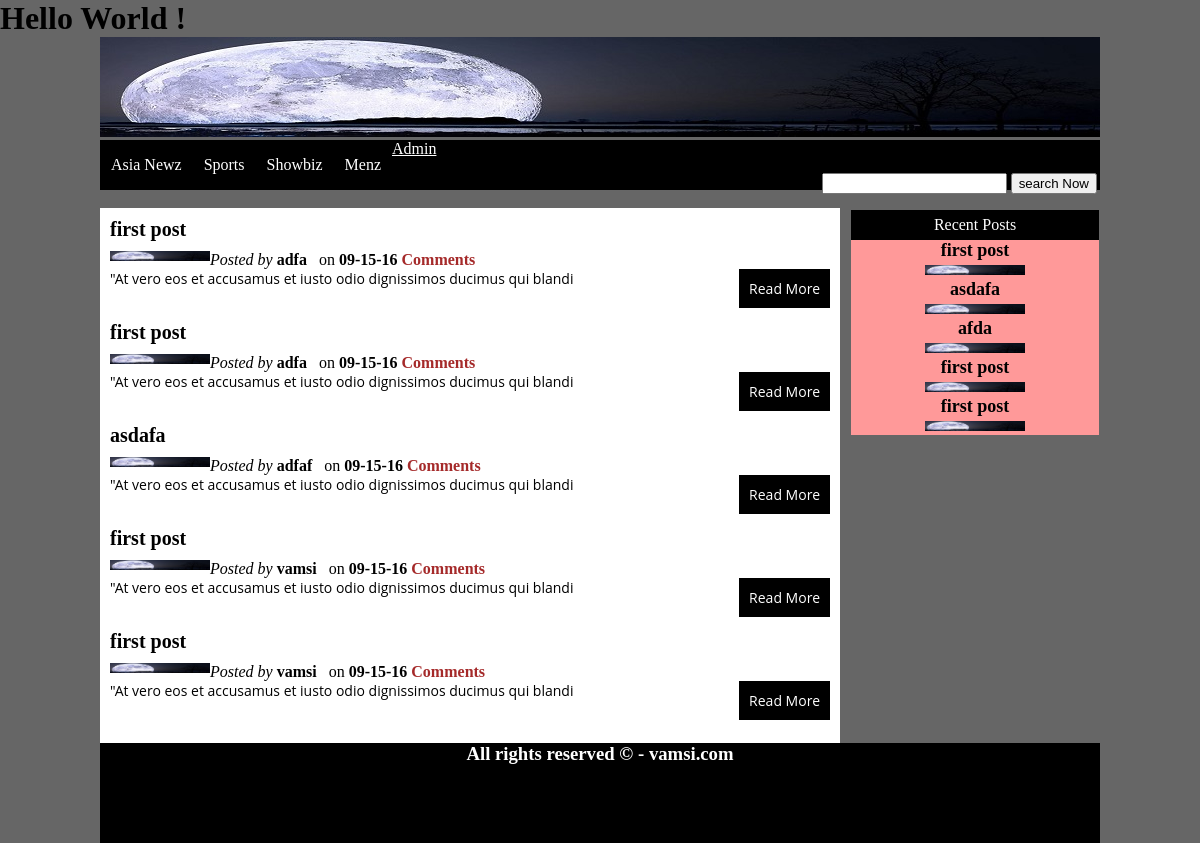
The page / on the database its author committed.
### tables this page shows
CREATE TABLE `categories` (
  `cat_id` int(5) NOT NULL,
  `cat_title` varchar(50) NOT NULL
);

CREATE TABLE `posts` (
  `post_id` int(11) NOT NULL,
  `category_id` int(11) NOT NULL,
  `post_title` varchar(111) NOT NULL,
  `post_date` varchar(111) NOT NULL,
  `post_author` varchar(111) NOT NULL,
  `post_keywords` text NOT NULL,
  `post_image` text NOT NULL,
  `post_content` text NOT NULL
);

### index.php (the view, shortened to what this page needs)
<!DOCTYPE html>
<html>
	<head>
		<link rel="stylesheet" href="styles/styles.css" media="all" />
	</head>
	<body>
		<h1>Hello World !</h1>
		<div  class="container">
			<div class="head">
                    <a href="index.php"><img src="images/header1.jpg" /></a>
			</div>
			<div class="navbar">
				<ul id="menu">
					<?php
						include_once('includes/connect.php');
						$get_cats="select * from categories";
					    $run_cats = mysqli_query($conn, $get_cats);
						while($cats_row=mysqli_fetch_array($run_cats)){
							$cat_id = $cats_row['cat_id'];
							$cat_title= $cats_row['cat_title'];
							echo "<li><a href='index.php?cat=$cat_id'>$cat_title</a></li>";
						}
					?>
				</ul>
				<a style="color:white" href="admin/index.php">Admin</a>
				<div>
					<form id="form" method="get" action="results.php" enctype="multipart/form-data">
						<input type="text" name="search_query" />
						<input type="submit" name="search" value="search Now" />
					</form>
				</div>
			</div>
			<div class="post_area">
				<?php
				if(!isset($_GET['cat'])){
					$get_posts= "select * FROM posts order by rand() LIMIT 0,5";
					$run_posts= mysqli_query($conn, $get_posts);
					while($row_posts=mysqli_fetch_array($run_posts)){
						$post_id = $row_posts['post_id'];
						$post_title = $row_posts['post_title'];
						$post_date = $row_posts['post_date'];
						$post_author = $row_posts['post_author'];
						$post_image = $row_posts['post_image'];
						$post_content = substr($row_posts['post_content'],0,200);
						echo "
							<h2><a id='l_title' href='details.php?post=$post_id'> $post_title</a></h2>
							<span><i>Posted by</i> <b>$post_author</b> &nbsp; on <b>$post_date</b></span> <span style='color:brown;'><b>Comments</b></span>
							<img src='admin/news_images/$post_image' width='100' height-'100'/>
							<div>$post_content <a id='rmlink' style='float:right;' href='details.php?post=$post_id'>Read More</a></div><br/>
						";
					}
					}
				?>
			</div>
			<div class="side_bar">
				<?php
					$get_posts= "select * FROM posts order by 1 desc LIMIT 0,5";
					$run_posts= mysqli_query($conn, $get_posts);
					echo "<div id='s_title'>Recent Posts</div>";
					while($row_posts=mysqli_fetch_array($run_posts)){
						$post_id = $row_posts['post_id'];
						$post_title = $row_posts['post_title'];
						$post_image = $row_posts['post_image'];
						echo "
						<div class='recent_posts'>
							<h2><a  href='details.php?post=$post_id'> $post_title</a></h2>
							<img src='admin/news_images/$post_image' width='100' height-'100'/>
					   </div>
						";
					}
				?>
			</div>
			<div class="footer"><h3 style="paddding:20px; text-align:center">All rights reserved &copy; - vamsi.com</h3></div>
		</div>
	</body>
</html>

### styles/styles.css (style rules this page uses)
html, body, div, span, applet, object, iframe, h1, h2, h3, h4, h5, h6, p, blockquote, pre, a, abbr, acronym, address, big, cite, code, del, dfn, em, img, ins, kbd, q, s, samp, small, strike, strong, sub, sup, tt, var, b, u, i, center, dl, dt, dd, ol, ul, li, fieldset, form, label, legend, table, caption, tbody, tfoot, thead, tr, th, td, article, aside, canvas, details, embed, figure, figcaption, footer, header, hgroup, menu, nav, output, ruby, section, summary, time, mark, audio, video { margin: 0; padding: 0; border: 0; vertical-align: baseline; }
.container { width: 1000px; margin: auto; }
.head { width: 1000px; height: 100px; background: #fff; }
body { background: #666; }
.navbar { width:1000px; height: 50px; background: black; color:white; margin-top:3px; margin-bottom: 15px; }
#menu { line-height: 50px; float:left; }
#menu li { list-style-type: none; display: inline; color: white; }
#menu a { text-decoration: none; font-family: "comic sans MS"; color:white; font-size:16px; padding: 6px; margin:5px; }
#form { float: right; line-height: 50px; margin-right: 3px; }
.post_area { clear: left; width:720px; background:white; float: left; margin-right: 10px; padding:10px; }
.post_area h2 { font-size: 20px; padding-bottom:10px; }
#l_title { text-decoration:none; font-size:20px; color:#000000; font-family:"Comic Sans MS"; }
.post_area img { padding:10px,10px,0,10px; float:left; }
.post_area p { margin:5px; text-align: justify; }
#rmlink { background:#000000; color:#FFFFFF; float:right; padding:10px; text-decoration:none; }
.side_bar { width:248px; background: #f99; float:right; border: solid 1px #666; }
.recent_posts { text-decoration: none; text-align: center; }
.recent_posts a { text-decoration: none; color:black; }
.recent_posts h2 { font-size:18px; }
#s_title { background:#000000; color:#FFFFFF; text-align: center; height: 30px; line-height:30px; border-top:solid 1px #666666; }
.footer { clear:both; width: 1000px; height: 100px; margin-top: 100px; background: black; color: white; }

### rows shown on the page
categories: cat_title "Asia Newz"
categories: cat_title "Sports"
categories: cat_title "Showbiz"
categories: cat_title "Menz"
posts: post_title "first post", post_author "adfa", post_date "09-15-16", post_image (picture), post_content "\"At vero eos et accusamus et iusto odio dignissimos ducimus qui blandi"
posts: post_title "first post", post_author "adfa", post_date "09-15-16", post_image (picture), post_content "\"At vero eos et accusamus et iusto odio dignissimos ducimus qui blandi"
posts: post_title "asdafa", post_author "adfaf", post_date "09-15-16", post_image (picture), post_content "\"At vero eos et accusamus et iusto odio dignissimos ducimus qui blandi"
posts: post_title "first post", post_author "vamsi", post_date "09-15-16", post_image (picture), post_content "\"At vero eos et accusamus et iusto odio dignissimos ducimus qui blandi"
posts: post_title "first post", post_author "vamsi", post_date "09-15-16", post_image (picture), post_content "\"At vero eos et accusamus et iusto odio dignissimos ducimus qui blandi"
posts: post_title "afda", post_image (picture)
